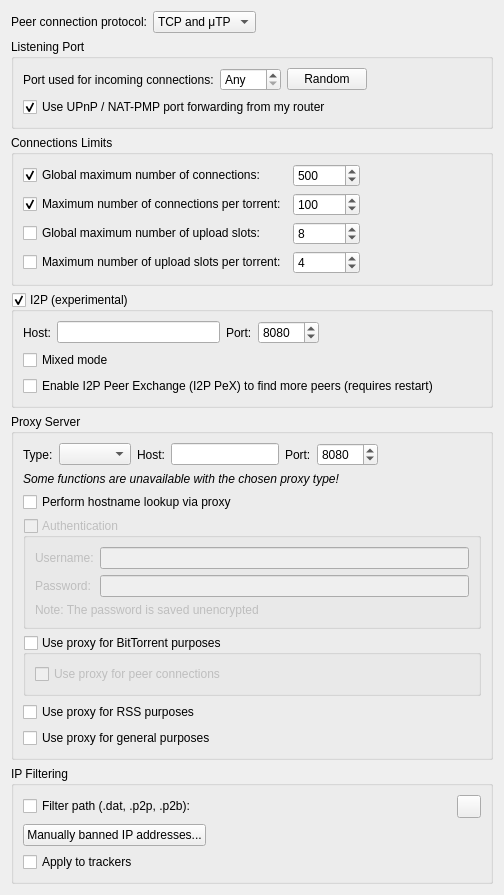
          <widget class="QWidget" name="scrollAreaWidgetContents_3">
           <property name="geometry">
            <rect>
             <x>0</x>
             <y>0</y>
             <width>504</width>
             <height>848</height>
            </rect>
           </property>
           <layout class="QVBoxLayout" name="verticalLayout_20">
            <item>
             <layout class="QHBoxLayout" name="horizontalLayout_12">
              <item>
               <widget class="QLabel" name="label_24">
                <property name="text">
                 <string>Peer connection protocol:</string>
                </property>
               </widget>
              </item>
              <item>
               <widget class="QComboBox" name="comboProtocol">
                <item>
                 <property name="text">
                  <string>TCP and μTP</string>
                 </property>
                </item>
                <item>
                 <property name="text">
                  <string notr="true">TCP</string>
                 </property>
                </item>
                <item>
                 <property name="text">
                  <string notr="true">μTP</string>
                 </property>
                </item>
               </widget>
              </item>
              <item>
               <spacer name="horizontalSpacer_23">
                <property name="orientation">
                 <enum>Qt::Orientation::Horizontal</enum>
                </property>
                <property name="sizeHint" stdset="0">
                 <size>
                  <width>40</width>
                  <height>20</height>
                 </size>
                </property>
               </spacer>
              </item>
             </layout>
            </item>
            <item>
             <widget class="QGroupBox" name="ListeningPortBox">
              <property name="title">
               <string>Listening Port</string>
              </property>
              <layout class="QVBoxLayout" name="listeningPortLayout">
               <item>
                <layout class="QHBoxLayout" name="listeningPortLayout2">
                 <item>
                  <widget class="QLabel" name="lbl_ports">
                   <property name="text">
                    <string>Port used for incoming connections:</string>
                   </property>
                  </widget>
                 </item>
                 <item>
                  <widget class="QSpinBox" name="spinPort">
                   <property name="toolTip">
                    <string>Set to 0 to let your system pick an unused port</string>
                   </property>
                   <property name="specialValueText">
                    <string>Any</string>
                   </property>
                   <property name="maximum">
                    <number>65535</number>
                   </property>
                  </widget>
                 </item>
                 <item>
                  <widget class="QPushButton" name="randomButton">
                   <property name="text">
                    <string>Random</string>
                   </property>
                  </widget>
                 </item>
                 <item>
                  <spacer name="horizontalSpacer_4">
                   <property name="orientation">
                    <enum>Qt::Orientation::Horizontal</enum>
                   </property>
                   <property name="sizeHint" stdset="0">
                    <size>
                     <width>40</width>
                     <height>20</height>
                    </size>
                   </property>
                  </spacer>
                 </item>
                </layout>
               </item>
               <item>
                <widget class="ToggleSwitch" name="checkUPnP">
                 <property name="text">
                  <string>Use UPnP / NAT-PMP port forwarding from my router</string>
                 </property>
                 <property name="checked">
                  <bool>true</bool>
                 </property>
                </widget>
               </item>
              </layout>
             </widget>
            </item>
            <item>
             <widget class="QGroupBox" name="nbConnecBox">
              <property name="title">
               <string>Connections Limits</string>
              </property>
              <layout class="QGridLayout" name="gridLayout">
               <item row="0" column="0">
                <widget class="ToggleSwitch" name="checkMaxConnections">
                 <property name="text">
                  <string>Global maximum number of connections:</string>
                 </property>
                 <property name="checked">
                  <bool>true</bool>
                 </property>
                </widget>
               </item>
               <item row="0" column="1">
                <widget class="QSpinBox" name="spinMaxConnec">
                 <property name="enabled">
                  <bool>true</bool>
                 </property>
                 <property name="minimum">
                  <number>2</number>
                 </property>
                 <property name="maximum">
                  <number>2147483647</number>
                 </property>
                 <property name="value">
                  <number>500</number>
                 </property>
                </widget>
               </item>
               <item row="0" column="2">
                <spacer name="horizontalSpacer_3">
                 <property name="orientation">
                  <enum>Qt::Orientation::Horizontal</enum>
                 </property>
                 <property name="sizeHint" stdset="0">
                  <size>
                   <width>40</width>
                   <height>20</height>
                  </size>
                 </property>
                </spacer>
               </item>
               <item row="1" column="0">
                <widget class="ToggleSwitch" name="checkMaxConnectionsPerTorrent">
                 <property name="text">
                  <string>Maximum number of connections per torrent:</string>
                 </property>
                 <property name="checked">
                  <bool>true</bool>
                 </property>
                </widget>
               </item>
               <item row="1" column="1">
                <widget class="QSpinBox" name="spinMaxConnecPerTorrent">
                 <property name="minimum">
                  <number>2</number>
                 </property>
                 <property name="maximum">
                  <number>2147483647</number>
                 </property>
                 <property name="value">
                  <number>100</number>
                 </property>
                </widget>
               </item>
               <item row="2" column="0">
                <widget class="ToggleSwitch" name="checkMaxUploads">
                 <property name="text">
                  <string>Global maximum number of upload slots:</string>
                 </property>
                </widget>
               </item>
               <item row="2" column="1">
                <widget class="QSpinBox" name="spinMaxUploads">
                 <property name="maximum">
                  <number>2147483647</number>
                 </property>
                 <property name="value">
                  <number>8</number>
                 </property>
                </widget>
               </item>
               <item row="3" column="0">
                <widget class="ToggleSwitch" name="checkMaxUploadsPerTorrent">
                 <property name="text">
                  <string>Maximum number of upload slots per torrent:</string>
                 </property>
                </widget>
               </item>
               <item row="3" column="1">
                <widget class="QSpinBox" name="spinMaxUploadsPerTorrent">
                 <property name="maximum">
                  <number>2147483647</number>
                 </property>
                 <property name="value">
                  <number>4</number>
                 </property>
                </widget>
               </item>
              </layout>
             </widget>
            </item>
            <item>
             <widget class="QGroupBox" name="groupI2P">
              <property name="title">
               <string>I2P (experimental)</string>
              </property>
              <property name="checkable">
               <bool>true</bool>
              </property>
              <property name="checked">
               <bool>true</bool>
              </property>
              <layout class="QVBoxLayout" name="verticalLayout_40">
               <item>
                <layout class="QHBoxLayout" name="i2pLayout">
                 <item>
                  <widget class="QLabel" name="labelI2PHost">
                   <property name="text">
                    <string>Host:</string>
                   </property>
                  </widget>
                 </item>
                 <item>
                  <widget class="QLineEdit" name="textI2PHost" />
                 </item>
                 <item>
                  <widget class="QLabel" name="labelI2PPort">
                   <property name="text">
                    <string>Port:</string>
                   </property>
                  </widget>
                 </item>
                 <item>
                  <widget class="QSpinBox" name="spinI2PPort">
                   <property name="minimum">
                    <number>1</number>
                   </property>
                   <property name="maximum">
                    <number>65535</number>
                   </property>
                   <property name="value">
                    <number>8080</number>
                   </property>
                  </widget>
                 </item>
                 <item>
                  <spacer name="horizontalSpacer_22">
                   <property name="orientation">
                    <enum>Qt::Orientation::Horizontal</enum>
                   </property>
                   <property name="sizeHint" stdset="0">
                    <size>
                     <width>40</width>
                     <height>20</height>
                    </size>
                   </property>
                  </spacer>
                 </item>
                </layout>
               </item>
               <item>
                <widget class="ToggleSwitch" name="checkI2PMixed">
                 <property name="toolTip">
                  <string>&lt;html&gt;&lt;head/&gt;&lt;body&gt;&lt;p&gt;If "mixed mode" is enabled I2P torrents are allowed to also get peers from other sources than the tracker, and connect to regular IPs, not providing any anonymization. This may be useful if the user is not interested in the anonymization of I2P, but still wants to be able to connect to I2P peers.&lt;/p&gt;&lt;/body&gt;&lt;/html&gt;</string>
                 </property>
                 <property name="text">
                  <string>Mixed mode</string>
                 </property>
                </widget>
               </item>
               <item>
                <widget class="ToggleSwitch" name="checkI2PPeX">
                 <property name="text">
                  <string>Enable I2P Peer Exchange (I2P PeX) to find more peers (requires restart)</string>
                 </property>
                </widget>
               </item>
              </layout>
             </widget>
            </item>
            <item>
             <widget class="QGroupBox" name="groupProxy">
              <property name="enabled">
               <bool>true</bool>
              </property>
              <property name="title">
               <string>Proxy Server</string>
              </property>
              <layout class="QVBoxLayout" name="verticalLayout_29">
               <item>
                <layout class="QHBoxLayout" name="proxyTypeLayout">
                 <item>
                  <widget class="QLabel" name="ProxyType_lbl">
                   <property name="text">
                    <string>Type:</string>
                   </property>
                  </widget>
                 </item>
                 <item>
                  <widget class="QComboBox" name="comboProxyType" />
                 </item>
                 <item>
                  <widget class="QLabel" name="lblProxyIP">
                   <property name="text">
                    <string>Host:</string>
                   </property>
                  </widget>
                 </item>
                 <item>
                  <widget class="QLineEdit" name="textProxyIP" />
                 </item>
                 <item>
                  <widget class="QLabel" name="lblProxyPort">
                   <property name="text">
                    <string>Port:</string>
                   </property>
                  </widget>
                 </item>
                 <item>
                  <widget class="QSpinBox" name="spinProxyPort">
                   <property name="minimum">
                    <number>1</number>
                   </property>
                   <property name="maximum">
                    <number>65535</number>
                   </property>
                   <property name="value">
                    <number>8080</number>
                   </property>
                  </widget>
                 </item>
                 <item>
                  <spacer name="horizontalSpacer_24">
                   <property name="orientation">
                    <enum>Qt::Orientation::Horizontal</enum>
                   </property>
                   <property name="sizeHint" stdset="0">
                    <size>
                     <width>20</width>
                     <height>20</height>
                    </size>
                   </property>
                  </spacer>
                 </item>
                </layout>
               </item>
               <item>
                <widget class="QLabel" name="labelProxyTypeUnavailable">
                 <property name="font">
                  <font>
                   <italic>true</italic>
                  </font>
                 </property>
                 <property name="text">
                  <string>Some functions are unavailable with the chosen proxy type!</string>
                 </property>
                </widget>
               </item>
               <item>
                <widget class="ToggleSwitch" name="checkProxyHostnameLookup">
                 <property name="toolTip">
                  <string>If checked, hostname lookups are done via the proxy</string>
                 </property>
                 <property name="text">
                  <string>Perform hostname lookup via proxy</string>
                 </property>
                </widget>
               </item>
               <item>
                <widget class="QGroupBox" name="checkProxyAuth">
                 <property name="enabled">
                  <bool>false</bool>
                 </property>
                 <property name="title">
                  <string>Authentication</string>
                 </property>
                 <property name="checkable">
                  <bool>true</bool>
                 </property>
                 <property name="checked">
                  <bool>false</bool>
                 </property>
                 <layout class="QVBoxLayout" name="verticalLayout_24">
                  <item>
                   <layout class="QGridLayout" name="gridLayout_12">
                    <item row="0" column="0">
                     <widget class="QLabel" name="lblProxyUsername">
                      <property name="text">
                       <string>Username:</string>
                      </property>
                     </widget>
                    </item>
                    <item row="0" column="1">
                     <widget class="QLineEdit" name="textProxyUsername" />
                    </item>
                    <item row="1" column="0">
                     <widget class="QLabel" name="lblProxyPassword">
                      <property name="text">
                       <string>Password:</string>
                      </property>
                     </widget>
                    </item>
                    <item row="1" column="1">
                     <widget class="QLineEdit" name="textProxyPassword">
                      <property name="echoMode">
                       <enum>QLineEdit::EchoMode::Password</enum>
                      </property>
                     </widget>
                    </item>
                   </layout>
                  </item>
                  <item>
                   <widget class="QLabel" name="label_23">
                    <property name="text">
                     <string>Note: The password is saved unencrypted</string>
                    </property>
                   </widget>
                  </item>
                 </layout>
                </widget>
               </item>
               <item>
                <widget class="QGroupBox" name="checkProxyBitTorrent">
                 <property name="title">
                  <string>Use proxy for BitTorrent purposes</string>
                 </property>
                 <property name="checkable">
                  <bool>true</bool>
                 </property>
                 <property name="checked">
                  <bool>false</bool>
                 </property>
                 <layout class="QVBoxLayout" name="verticalLayoutProxyBitTorrent">
                  <item>
                   <widget class="ToggleSwitch" name="checkProxyPeerConnections">
                    <property name="toolTip">
                     <string>Otherwise, the proxy server is only used for tracker connections</string>
                    </property>
                    <property name="text">
                     <string>Use proxy for peer connections</string>
                    </property>
                   </widget>
                  </item>
                 </layout>
                </widget>
               </item>
               <item>
                <widget class="ToggleSwitch" name="checkProxyRSS">
                 <property name="toolTip">
                  <string>RSS feeds will use proxy</string>
                 </property>
                 <property name="text">
                  <string>Use proxy for RSS purposes</string>
                 </property>
                 <property name="checked">
                  <bool>false</bool>
                 </property>
                </widget>
               </item>
               <item>
                <widget class="ToggleSwitch" name="checkProxyMisc">
                 <property name="toolTip">
                  <string>Search engine, software updates or anything else will use proxy</string>
                 </property>
                 <property name="text">
                  <string>Use proxy for general purposes</string>
                 </property>
                 <property name="checked">
                  <bool>false</bool>
                 </property>
                </widget>
               </item>
              </layout>
             </widget>
            </item>
            <item>
             <widget class="QGroupBox" name="groupIPFilter">
              <property name="title">
               <string>IP Filtering</string>
              </property>
              <layout class="QVBoxLayout" name="verticalLayout_17">
               <item>
                <layout class="QHBoxLayout" name="horizontalLayout_11">
                 <item>
                  <widget class="ToggleSwitch" name="checkIPFilter">
                   <property name="text">
                    <string>Filter path (.dat, .p2p, .p2b):</string>
                   </property>
                  </widget>
                 </item>
                 <item>
                  <widget class="FileSystemPathLineEdit" name="textFilterPath" native="true" />
                 </item>
                 <item>
                  <widget class="QToolButton" name="IpFilterRefreshBtn">
                   <property name="toolTip">
                    <string>Reload the filter</string>
                   </property>
                  </widget>
                 </item>
                </layout>
               </item>
               <item>
                <widget class="QPushButton" name="banListButton">
                 <property name="sizePolicy">
                  <sizepolicy hsizetype="Fixed" vsizetype="Fixed">
                   <horstretch>0</horstretch>
                   <verstretch>0</verstretch>
                  </sizepolicy>
                 </property>
                 <property name="text">
                  <string>Manually banned IP addresses...</string>
                 </property>
                </widget>
               </item>
               <item>
                <widget class="ToggleSwitch" name="checkIpFilterTrackers">
                 <property name="text">
                  <string>Apply to trackers</string>
                 </property>
                </widget>
               </item>
              </layout>
             </widget>
            </item>
            <item>
             <spacer name="verticalSpacer_3">
              <property name="orientation">
               <enum>Qt::Orientation::Vertical</enum>
              </property>
              <property name="sizeHint" stdset="0">
               <size>
                <width>20</width>
                <height>40</height>
               </size>
              </property>
             </spacer>
            </item>
           </layout>
          </widget>
